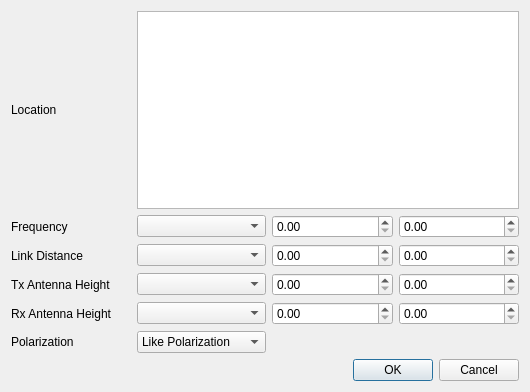
<ui version="4.0" >
 <class>SqlQueryDialog</class>
 <widget class="QDialog" name="SqlQueryDialog" >
  <property name="geometry" >
   <rect>
    <x>0</x>
    <y>0</y>
    <width>530</width>
    <height>392</height>
   </rect>
  </property>
  <property name="windowTitle" >
   <string>Query Select Criteria</string>
  </property>
  <property name="modal" >
   <bool>true</bool>
  </property>
  <layout class="QGridLayout" name="gridLayout" >
   <item row="0" column="0" >
    <widget class="QLabel" name="labelLocation" >
     <property name="text" >
      <string>Location</string>
     </property>
     <property name="buddy" >
      <cstring>listViewLocation</cstring>
     </property>
    </widget>
   </item>
   <item row="0" column="1" colspan="3" >
    <widget class="QListView" name="listViewLocation" >
     <property name="selectionMode" >
      <enum>QAbstractItemView::ExtendedSelection</enum>
     </property>
    </widget>
   </item>
   <item row="1" column="0" >
    <widget class="QLabel" name="labelFrequency" >
     <property name="text" >
      <string>Frequency</string>
     </property>
     <property name="buddy" >
      <cstring>comboBoxFrequency</cstring>
     </property>
    </widget>
   </item>
   <item row="1" column="1" >
    <widget class="SqlSelectOperator" name="comboBoxFrequency" />
   </item>
   <item row="1" column="2" >
    <widget class="QDoubleSpinBox" name="doubleSpinBoxFreqBegin" >
     <property name="maximum" >
      <double>1000000.000000000000000</double>
     </property>
    </widget>
   </item>
   <item row="1" column="3" >
    <widget class="QDoubleSpinBox" name="doubleSpinBoxFreqEnd" >
     <property name="maximum" >
      <double>1000000.000000000000000</double>
     </property>
    </widget>
   </item>
   <item row="2" column="0" >
    <widget class="QLabel" name="labelLinkDist" >
     <property name="text" >
      <string>Link Distance</string>
     </property>
     <property name="buddy" >
      <cstring>comboBoxLinkDist</cstring>
     </property>
    </widget>
   </item>
   <item row="2" column="1" >
    <widget class="SqlSelectOperator" name="comboBoxLinkDist" />
   </item>
   <item row="2" column="2" >
    <widget class="QDoubleSpinBox" name="doubleSpinBoxLinkDistBegin" >
     <property name="maximum" >
      <double>1000.000000000000000</double>
     </property>
    </widget>
   </item>
   <item row="2" column="3" >
    <widget class="QDoubleSpinBox" name="doubleSpinBoxLinkDistEnd" >
     <property name="maximum" >
      <double>1000.000000000000000</double>
     </property>
    </widget>
   </item>
   <item row="3" column="0" >
    <widget class="QLabel" name="labelTxAntHt" >
     <property name="text" >
      <string>Tx Antenna Height</string>
     </property>
     <property name="buddy" >
      <cstring>comboBoxTxAntHt</cstring>
     </property>
    </widget>
   </item>
   <item row="3" column="1" >
    <widget class="SqlSelectOperator" name="comboBoxTxAntHt" />
   </item>
   <item row="3" column="2" >
    <widget class="QDoubleSpinBox" name="doubleSpinBoxTxAntHtBegin" >
     <property name="maximum" >
      <double>40000.000000000000000</double>
     </property>
    </widget>
   </item>
   <item row="3" column="3" >
    <widget class="QDoubleSpinBox" name="doubleSpinBoxTxAntHtEnd" >
     <property name="maximum" >
      <double>40000.000000000000000</double>
     </property>
    </widget>
   </item>
   <item row="4" column="0" >
    <widget class="QLabel" name="labelRxAntHt" >
     <property name="text" >
      <string>Rx Antenna Height</string>
     </property>
     <property name="buddy" >
      <cstring>comboBoxRxAntHt</cstring>
     </property>
    </widget>
   </item>
   <item row="4" column="1" >
    <widget class="SqlSelectOperator" name="comboBoxRxAntHt" />
   </item>
   <item row="4" column="2" >
    <widget class="QDoubleSpinBox" name="doubleSpinBoxRxAntHtBegin" >
     <property name="maximum" >
      <double>40000.000000000000000</double>
     </property>
    </widget>
   </item>
   <item row="4" column="3" >
    <widget class="QDoubleSpinBox" name="doubleSpinBoxRxAntHtEnd" >
     <property name="maximum" >
      <double>40000.000000000000000</double>
     </property>
    </widget>
   </item>
   <item row="5" column="0" >
    <widget class="QLabel" name="labelPolar" >
     <property name="text" >
      <string>Polarization</string>
     </property>
     <property name="buddy" >
      <cstring>comboBoxPolar</cstring>
     </property>
    </widget>
   </item>
   <item row="5" column="1" >
    <widget class="QComboBox" name="comboBoxPolar" >
     <item>
      <property name="text" >
       <string>Like Polarization</string>
      </property>
     </item>
     <item>
      <property name="text" >
       <string>Cross Polarization</string>
      </property>
     </item>
    </widget>
   </item>
   <item row="6" column="0" colspan="4" >
    <widget class="QDialogButtonBox" name="buttonBox" >
     <property name="orientation" >
      <enum>Qt::Horizontal</enum>
     </property>
     <property name="standardButtons" >
      <set>QDialogButtonBox::Cancel|QDialogButtonBox::Ok</set>
     </property>
    </widget>
   </item>
  </layout>
 </widget>
 <customwidgets>
  <customwidget>
   <class>SqlSelectOperator</class>
   <extends>QComboBox</extends>
   <header>SqlSelectOperator.h</header>
  </customwidget>
 </customwidgets>
 <tabstops>
  <tabstop>listViewLocation</tabstop>
  <tabstop>comboBoxFrequency</tabstop>
  <tabstop>doubleSpinBoxFreqBegin</tabstop>
  <tabstop>doubleSpinBoxFreqEnd</tabstop>
  <tabstop>comboBoxLinkDist</tabstop>
  <tabstop>doubleSpinBoxLinkDistBegin</tabstop>
  <tabstop>doubleSpinBoxLinkDistEnd</tabstop>
  <tabstop>comboBoxTxAntHt</tabstop>
  <tabstop>doubleSpinBoxTxAntHtBegin</tabstop>
  <tabstop>doubleSpinBoxTxAntHtEnd</tabstop>
  <tabstop>comboBoxRxAntHt</tabstop>
  <tabstop>doubleSpinBoxRxAntHtBegin</tabstop>
  <tabstop>doubleSpinBoxRxAntHtEnd</tabstop>
  <tabstop>comboBoxPolar</tabstop>
  <tabstop>buttonBox</tabstop>
 </tabstops>
 <resources/>
 <connections>
  <connection>
   <sender>buttonBox</sender>
   <signal>accepted()</signal>
   <receiver>SqlQueryDialog</receiver>
   <slot>accept()</slot>
   <hints>
    <hint type="sourcelabel" >
     <x>248</x>
     <y>254</y>
    </hint>
    <hint type="destinationlabel" >
     <x>157</x>
     <y>274</y>
    </hint>
   </hints>
  </connection>
  <connection>
   <sender>buttonBox</sender>
   <signal>rejected()</signal>
   <receiver>SqlQueryDialog</receiver>
   <slot>reject()</slot>
   <hints>
    <hint type="sourcelabel" >
     <x>316</x>
     <y>260</y>
    </hint>
    <hint type="destinationlabel" >
     <x>286</x>
     <y>274</y>
    </hint>
   </hints>
  </connection>
 </connections>
</ui>
